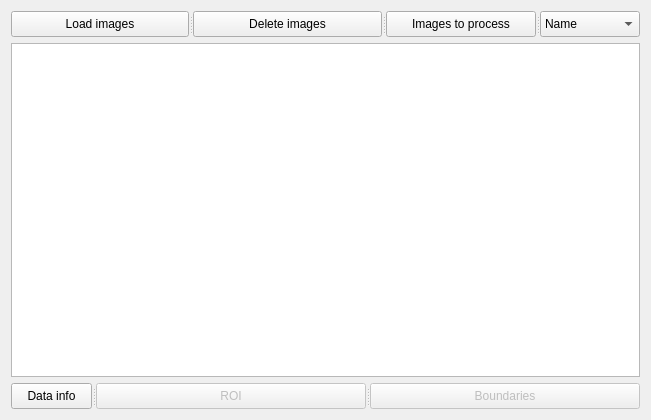
<?xml version="1.0" encoding="UTF-8"?>
<ui version="4.0">
 <class>Form</class>
 <widget class="QWidget" name="Form">
  <property name="geometry">
   <rect>
    <x>0</x>
    <y>0</y>
    <width>651</width>
    <height>420</height>
   </rect>
  </property>
  <property name="minimumSize">
   <size>
    <width>453</width>
    <height>307</height>
   </size>
  </property>
  <property name="windowTitle">
   <string>Form</string>
  </property>
  <layout class="QGridLayout" name="gridLayout">
   <item row="1" column="0">
    <widget class="QListView" name="gallery_view"/>
   </item>
   <item row="0" column="0">
    <widget class="QSplitter" name="splitter">
     <property name="orientation">
      <enum>Qt::Orientation::Horizontal</enum>
     </property>
     <widget class="QPushButton" name="load_imageButton">
      <property name="sizePolicy">
       <sizepolicy hsizetype="Fixed" vsizetype="Fixed">
        <horstretch>0</horstretch>
        <verstretch>0</verstretch>
       </sizepolicy>
      </property>
      <property name="minimumSize">
       <size>
        <width>91</width>
        <height>21</height>
       </size>
      </property>
      <property name="text">
       <string>Load images</string>
      </property>
     </widget>
     <widget class="QPushButton" name="delete_imagesButton">
      <property name="sizePolicy">
       <sizepolicy hsizetype="Fixed" vsizetype="Fixed">
        <horstretch>0</horstretch>
        <verstretch>0</verstretch>
       </sizepolicy>
      </property>
      <property name="minimumSize">
       <size>
        <width>91</width>
        <height>26</height>
       </size>
      </property>
      <property name="text">
       <string>Delete images</string>
      </property>
     </widget>
     <widget class="QPushButton" name="imgs_t_processButton">
      <property name="sizePolicy">
       <sizepolicy hsizetype="Fixed" vsizetype="Fixed">
        <horstretch>0</horstretch>
        <verstretch>0</verstretch>
       </sizepolicy>
      </property>
      <property name="maximumSize">
       <size>
        <width>150</width>
        <height>16777215</height>
       </size>
      </property>
      <property name="text">
       <string>Images to process</string>
      </property>
     </widget>
     <widget class="QComboBox" name="SortBycomboBox">
      <property name="sizePolicy">
       <sizepolicy hsizetype="Preferred" vsizetype="Fixed">
        <horstretch>0</horstretch>
        <verstretch>0</verstretch>
       </sizepolicy>
      </property>
      <property name="minimumSize">
       <size>
        <width>100</width>
        <height>0</height>
       </size>
      </property>
      <property name="maximumSize">
       <size>
        <width>100</width>
        <height>16777215</height>
       </size>
      </property>
      <property name="currentText">
       <string>Name</string>
      </property>
      <item>
       <property name="text">
        <string>Name</string>
       </property>
      </item>
      <item>
       <property name="text">
        <string>File changed</string>
       </property>
      </item>
      <item>
       <property name="text">
        <string>File created</string>
       </property>
      </item>
     </widget>
    </widget>
   </item>
   <item row="2" column="0">
    <widget class="QSplitter" name="splitter_2">
     <property name="orientation">
      <enum>Qt::Orientation::Horizontal</enum>
     </property>
     <widget class="QPushButton" name="data_infoButton">
      <property name="sizePolicy">
       <sizepolicy hsizetype="Fixed" vsizetype="Fixed">
        <horstretch>0</horstretch>
        <verstretch>0</verstretch>
       </sizepolicy>
      </property>
      <property name="minimumSize">
       <size>
        <width>81</width>
        <height>26</height>
       </size>
      </property>
      <property name="maximumSize">
       <size>
        <width>81</width>
        <height>26</height>
       </size>
      </property>
      <property name="text">
       <string>Data info</string>
      </property>
     </widget>
     <widget class="QPushButton" name="roiButton">
      <property name="enabled">
       <bool>false</bool>
      </property>
      <property name="sizePolicy">
       <sizepolicy hsizetype="Fixed" vsizetype="Fixed">
        <horstretch>0</horstretch>
        <verstretch>0</verstretch>
       </sizepolicy>
      </property>
      <property name="minimumSize">
       <size>
        <width>50</width>
        <height>0</height>
       </size>
      </property>
      <property name="text">
       <string>ROI</string>
      </property>
     </widget>
     <widget class="QPushButton" name="boundButton">
      <property name="enabled">
       <bool>false</bool>
      </property>
      <property name="sizePolicy">
       <sizepolicy hsizetype="Fixed" vsizetype="Fixed">
        <horstretch>0</horstretch>
        <verstretch>0</verstretch>
       </sizepolicy>
      </property>
      <property name="minimumSize">
       <size>
        <width>100</width>
        <height>0</height>
       </size>
      </property>
      <property name="text">
       <string>Boundaries</string>
      </property>
     </widget>
    </widget>
   </item>
  </layout>
 </widget>
 <resources/>
 <connections/>
</ui>
